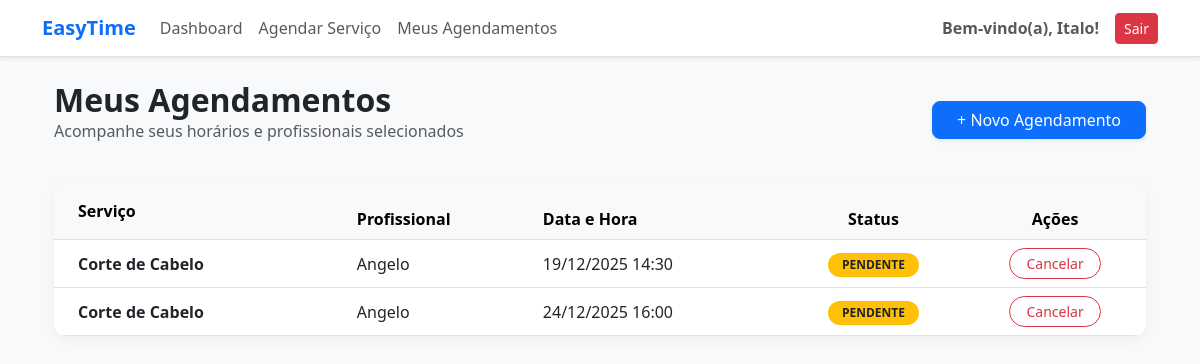
The app's page /agendamentos/meus/ (signed in) with its own data.
### usuarios/models.py (models this page shows, shortened)
class CustomUser(AbstractUser):
    TIPO_CHOICES = (
        ('cliente', 'Cliente'),
        ('profissional', 'Profissional'),
    )
    tipo = models.CharField(max_length=15, choices=TIPO_CHOICES, default='cliente')

### agendamentos/models.py (models this page shows, shortened)
class Agendamento(models.Model):
    STATUS_CHOICES = [
        ('AG', 'Agendado'),
        ('PE', 'Pendente'),
        ('CA', 'Cancelado'),
        ('RE', 'Realizado'),
    ]
    usuario = models.ForeignKey(settings.AUTH_USER_MODEL, on_delete=models.CASCADE, related_name='agendamentos', null=True)
    servico = models.ForeignKey(Servico, on_delete=models.PROTECT)
    funcionario = models.ForeignKey(Funcionario, on_delete=models.PROTECT, null=True, blank=True)
    data_horario = models.DateTimeField()
    status = models.CharField(
        max_length=2,
        choices=STATUS_CHOICES,
        default='PE'
    )
    observacoes = models.TextField(blank=True)
    created_at = models.DateTimeField(auto_now_add=True)
    updated_at = models.DateTimeField(auto_now=True)
    class Meta:
        ordering = ['data_horario']

### servicos/models.py (models this page shows, shortened)
class Servico(models.Model):
    nome = models.CharField(max_length=100)
    descricao = models.TextField(blank=True, null=True)
    preco = models.DecimalField(max_digits=6, decimal_places=2)
    duracao = models.IntegerField(help_text="Duração do serviço em minutos.")
    class Meta:
        verbose_name = "Serviço"
        verbose_name_plural = "Serviços"

### funcionarios/models.py (models this page shows, shortened)
class Funcionario(models.Model):
    user = models.OneToOneField(
        settings.AUTH_USER_MODEL,
        on_delete=models.CASCADE,
        related_name='perfil_funcionario'
    )
    especialidades = models.ManyToManyField(
        Servico,
        blank=True,
        related_name='funcionarios_especialistas'
    )
    telefone = models.CharField(max_length=21, blank=True, null=True)
    foto = models.ImageField(upload_to='funcionarios/', blank=True, null=True)

### agendamentos/views.py (the view)
# urls.py: path('meus/', views.listar_agendamentos_cliente, name='listar'),
@login_required(login_url='usuarios:login')
def listar_agendamentos_cliente(request):
    agendamentos = Agendamento.objects.filter(usuario=request.user).order_by('data_horario')
    context = {
        'agendamentos': agendamentos,
        'titulo': 'Meus Agendamentos'
    }
    return render(request, 'agendamentos/listar_agendamentos_cliente.html', context)

### agendamentos/templates/agendamentos/listar_agendamentos_cliente.html (shortened to what this page needs)
{% extends 'painel/base.html' %}
{% load static %}
{% block content %}
<div class="container mt-4">
    <div class="d-flex justify-content-between align-items-center mb-4">
        <div>
            <h2 class="fw-bold mb-0">Meus Agendamentos</h2>
            <p class="text-muted">Acompanhe seus horários e profissionais selecionados</p>
        </div>
        <a href="/agendamentos/agendar/" class="btn btn-primary shadow-sm px-4 rounded-3">+ Novo Agendamento</a>
    </div>
    <div class="table-container mb-5">
        <div class="table-responsive">
            <table class="table table-hover align-middle mb-0">
                <thead class="table-light">
                    <tr>
                        <th class="px-4 py-3">Serviço</th>
                        <th>Profissional</th>
                        <th>Data e Hora</th>
                        <th class="text-center">Status</th>
                        <th class="text-center">Ações</th>
                    </tr>
                </thead>
                <tbody>
                    {% for a in agendamentos_cliente|default:agendamentos %}
                    <tr>
                        <td class="px-4"><span class="fw-bold text-dark">{{ a.servico.nome }}</span></td>
                        <td>{{ a.funcionario.user.get_full_name|default:a.funcionario.user.username }}</td>
                        <td>{{ a.data_horario|date:"d/m/Y H:i" }}</td>
                        <td class="text-center">
                            {% if a.status == 'confirmado' or a.status == 'Agendado' %}
                                <span class="badge bg-success badge-status">Confirmado</span>
                            {% elif a.status == 'cancelado' %}
                                <span class="badge bg-danger badge-status">Cancelado</span>
                            {% else %}
                                <span class="badge bg-warning text-dark badge-status">Pendente</span>
                            {% endif %}
                        </td>
                        <td class="text-center">
                            <a href="#" class="btn btn-sm btn-outline-danger px-3 rounded-pill">Cancelar</a>
                        </td>
                    </tr>
                    {% empty %}
                    <tr>
                        <td colspan="5" class="text-center py-5 text-muted">Nenhum agendamento encontrado para este usuário.</td>
                    </tr>
                    {% endfor %}
                </tbody>
            </table>
        </div>
    </div>
</div>
{% endblock %}

### painel/templates/painel/base.html (shortened to what this page needs)
{% load static %}
<!DOCTYPE html>
<html lang="pt-br">
<head>
    <link href="https://cdn.jsdelivr.net/npm/bootstrap@5.3.0/dist/css/bootstrap.min.css" rel="stylesheet">
    <link rel="stylesheet" href="https://cdnjs.cloudflare.com/ajax/libs/font-awesome/6.0.0-beta3/css/all.min.css">
</head>
<body>
    <nav class="navbar navbar-expand-lg navbar-light shadow-sm">
        <div class="container-fluid container">
            <a class="navbar-brand fw-bold text-primary" href="{% url 'painel:dashboard' %}">EasyTime</a>
            <div class="collapse navbar-collapse" id="navbarNav">
                <ul class="navbar-nav me-auto mb-2 mb-lg-0">
                    <li class="nav-item"><a class="nav-link" href="{% url 'painel:dashboard' %}">Dashboard</a></li>
                    {% if request.user.tipo == 'cliente' %}
                        <li class="nav-item"><a class="nav-link" href="{% url 'agendamentos:criar_agendamento' %}">Agendar Serviço</a></li>
                        <li class="nav-item"><a class="nav-link" href="{% url 'agendamentos:listar' %}">Meus Agendamentos</a></li>
                    {% endif %}
                </ul>
                <div class="d-flex align-items-center">
                    <span class="navbar-text me-3 fw-bold">
                        Bem-vindo(a), {{ request.user.first_name|default:request.user.username }}!
                    </span>
                    <form method="post" action="{% url 'usuarios:logout' %}" style="display: inline;">
                        <button type="submit" class="btn btn-danger btn-sm">Sair</button>
                    </form>
                </div>
            </div>
        </div>
    </nav>
    <div class="container mt-4">
        {% block content %}
        {% endblock %}
    </div>
</body>
</html>

### painel/templates/painel/base.html (style rules this page uses)
body { background-color: #f8f9fa; }
.navbar { background-color: #ffffff; border-bottom: 1px solid #dee2e6; }

### agendamentos/templates/agendamentos/listar_agendamentos_cliente.html (style rules this page uses)
.table-container { background: #ffffff; border-radius: 12px; overflow: hidden; box-shadow: 0 4px 12px rgba(0,0,0,0.05); }
.badge-status { padding: 6px 14px; border-radius: 50px; font-weight: 600; font-size: 0.75rem; text-transform: uppercase; }

### records on screen
CustomUser: user.first_name "Italo"
Agendamento: servico.nome "Corte de Cabelo", funcionario.user.get_full_name "Angelo", data_horario "19/12/2025 14:30", status "PENDENTE"
Agendamento: servico.nome "Corte de Cabelo", funcionario.user.get_full_name "Angelo", data_horario "24/12/2025 16:00", status "PENDENTE"
